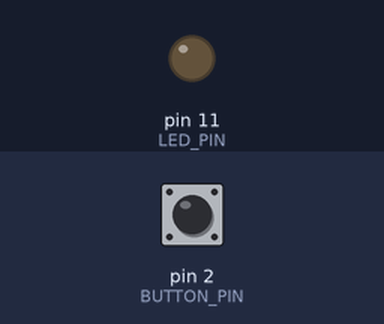
Bench run of a sketch on a simulated Arduino Uno, built with avr-gcc and run on an emulated ATmega328P. On the bench: output pins drawn as LEDs (lit = HIGH). The test bench sets the inputs (shaded band); at power-on: pin 2 (BUTTON_PIN) LOW.

Above: at 1.2 s.
1.3 s: pin 2 (BUTTON_PIN) pulled HIGH for 0.15 s
At 1.7 s:
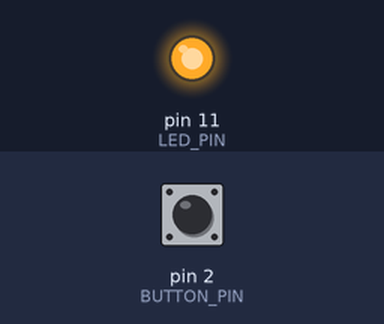
2.9 s: pin 2 (BUTTON_PIN) pulled HIGH for 1 s
At 4.1 s:
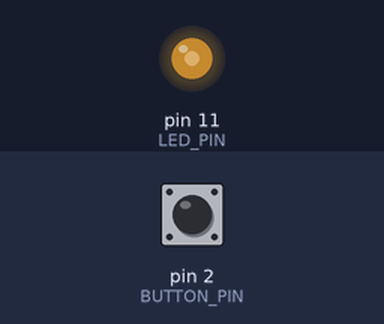
5.4 s: pin 2 (BUTTON_PIN) pulsed HIGH 2 times (0.12 s each, 0.3 s apart)
At 5.55 s:
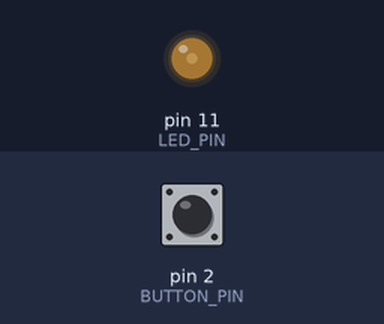
8.7 s: pin 2 (BUTTON_PIN) pulled HIGH for 3.2 s
At 9.2 s:
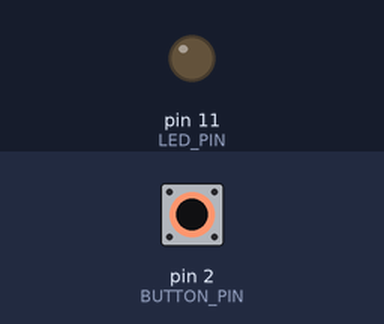
Timing chart, 0 to 11.7 s (numbered marks = the images above; inputs shaded):
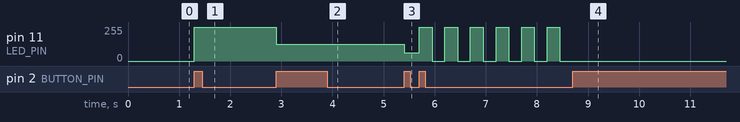

Measured:
- after the input at 1.3 s, pin 11 (LED_PIN): 0/255 → 255/255 at once
- after the input at 2.9 s, pin 11 (LED_PIN): 255/255 → 127/255 at once
- after the input at 5.4 s, pin 11 (LED_PIN): 127/255 → 63/255 at once, then repeats every 0.50 s: 255/255 0.25 s, 0/255 0.25 s
- after the input at 8.7 s, pin 11 (LED_PIN): stops changing and stays 0/255

The sketch:

Flashlight_code.ino
```cpp
#define FLASH_RATE_HZ 2
#define BUTTON_PIN 2
#define LED_PIN 11
#define PWM_MAX 255

// Operating mode: 0 - off, 1 - bright, 2 - mid-bright, 3 - dim, 4 - flashing
int operating_mode = 0;
int button_pushed = 0;
//bool button_pushed = false;
int previous_button_state = 0;
int pwm_out = 0;


void setup() {
   //the rising state catches when it goes from low to high
  //button_detect is a function later on when the button is pushed
  //BUTTON_IN is a pin state that is associated with the pin
  Serial.begin(9600);
  attachInterrupt(digitalPinToInterrupt(BUTTON_PIN), button_detect, RISING);
  pinMode(LED_PIN, OUTPUT);
}


void loop() {
  check_button_status();
  led_mode();
  shine_led(pwm_out);
}

void button_detect(){
  // Detects pushes greater that 500 ms away from each other
  int time_delay = 500;
  unsigned long interrupt_time_initial = 0;
  unsigned long interrupt_time_current = millis();

  if (interrupt_time_current - interrupt_time_initial > time_delay){
    button_pushed = 1;
  }
  interrupt_time_initial = interrupt_time_current;
}


void check_button_status() {
  // set operating mode
  // reset previous button state
  if ((button_pushed == 1) && (previous_button_state != 4)) {
      operating_mode = previous_button_state + 1;
      button_pushed = 0;
  }
  else if ((button_pushed == 1 ) && (previous_button_state == 4)){
    operating_mode = 0;
    button_pushed = 0;
  }
  previous_button_state = operating_mode;
}


void led_mode() {
  // Use switch case statement to change LED mode
  switch (operating_mode) {
    case 0:
      pwm_out = 0;
      break;
    case 1:
      pwm_out = PWM_MAX;
      break;
    case 2:
      pwm_out = int(PWM_MAX / 2);
      break;
    case 3:
      pwm_out = int(PWM_MAX / 4);
      break;
    case 4:
      flash_led();
      break;
  }
}

void shine_led(int pwm_out) {
  // Shine LED
  analogWrite(LED_PIN, pwm_out);
}


void flash_led() {
  // Flash light at 2Hz
  digitalWrite(LED_PIN, HIGH);
  delay((1000/FLASH_RATE_HZ)/2);
  digitalWrite(LED_PIN, LOW);
  delay((1000/FLASH_RATE_HZ)/2);
}
```
